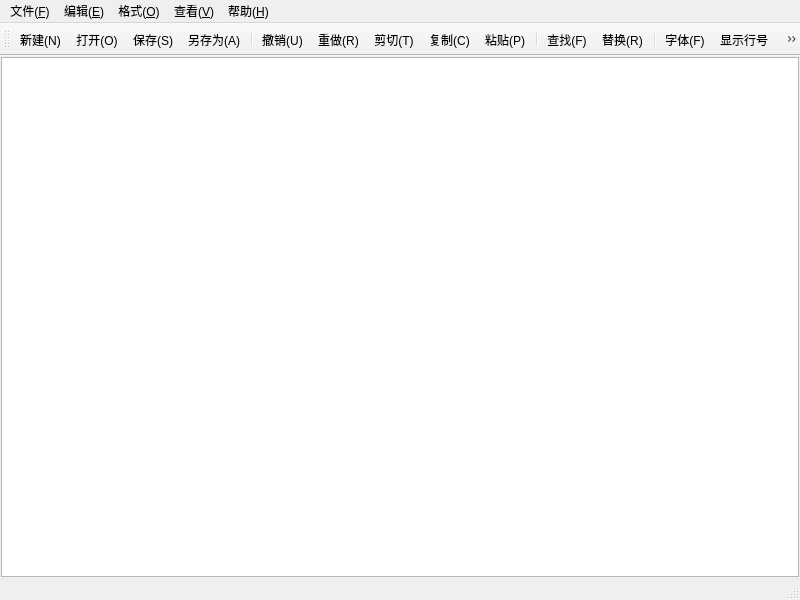
<?xml version="1.0" encoding="UTF-8"?>
<ui version="4.0">
 <class>MainWindow</class>
 <widget class="QMainWindow" name="MainWindow">
  <property name="geometry">
   <rect>
    <x>0</x>
    <y>0</y>
    <width>800</width>
    <height>600</height>
   </rect>
  </property>
  <property name="windowTitle">
   <string>MainWindow</string>
  </property>
  <property name="windowIcon">
   <iconset resource="res.qrc">
    <normaloff>:/icons/mainIcon.png</normaloff>:/icons/mainIcon.png</iconset>
  </property>
  <widget class="QWidget" name="centralwidget">
   <layout class="QHBoxLayout" name="horizontalLayout">
    <property name="spacing">
     <number>0</number>
    </property>
    <property name="leftMargin">
     <number>1</number>
    </property>
    <property name="topMargin">
     <number>1</number>
    </property>
    <property name="rightMargin">
     <number>1</number>
    </property>
    <property name="bottomMargin">
     <number>1</number>
    </property>
    <item>
     <widget class="CodeEditor" name="textEdit"/>
    </item>
   </layout>
  </widget>
  <widget class="QMenuBar" name="menubar">
   <property name="geometry">
    <rect>
     <x>0</x>
     <y>0</y>
     <width>800</width>
     <height>20</height>
    </rect>
   </property>
   <widget class="QMenu" name="menu">
    <property name="title">
     <string>文件(&amp;F)</string>
    </property>
    <addaction name="actionNew"/>
    <addaction name="actionOpen"/>
    <addaction name="actionSave"/>
    <addaction name="actionSaveAs"/>
    <addaction name="separator"/>
    <addaction name="actionExit"/>
   </widget>
   <widget class="QMenu" name="menu_E">
    <property name="title">
     <string>编辑(&amp;E)</string>
    </property>
    <addaction name="actionUndo"/>
    <addaction name="actionRedo"/>
    <addaction name="separator"/>
    <addaction name="actionCut"/>
    <addaction name="actionCopy"/>
    <addaction name="actionPaste"/>
    <addaction name="actionSelectAll"/>
    <addaction name="separator"/>
    <addaction name="actionFind"/>
    <addaction name="actionReplace"/>
   </widget>
   <widget class="QMenu" name="menu_O">
    <property name="title">
     <string>格式(&amp;O)</string>
    </property>
    <addaction name="actionFont"/>
    <addaction name="actionAutoWrap"/>
    <addaction name="actionLineNumber"/>
    <addaction name="separator"/>
    <addaction name="actionFontColor"/>
    <addaction name="actionEditorColor"/>
    <addaction name="actionFontBackgroundColor"/>
   </widget>
   <widget class="QMenu" name="menu_V">
    <property name="title">
     <string>查看(&amp;V)</string>
    </property>
    <addaction name="actionToolbar"/>
    <addaction name="actionStatusbar"/>
   </widget>
   <widget class="QMenu" name="menu_H">
    <property name="title">
     <string>帮助(&amp;H)</string>
    </property>
    <addaction name="actionAbout"/>
   </widget>
   <addaction name="menu"/>
   <addaction name="menu_E"/>
   <addaction name="menu_O"/>
   <addaction name="menu_V"/>
   <addaction name="menu_H"/>
  </widget>
  <widget class="QStatusBar" name="statusbar"/>
  <widget class="QToolBar" name="toolBar">
   <property name="windowTitle">
    <string>toolBar</string>
   </property>
   <attribute name="toolBarArea">
    <enum>TopToolBarArea</enum>
   </attribute>
   <attribute name="toolBarBreak">
    <bool>false</bool>
   </attribute>
   <addaction name="actionNew"/>
   <addaction name="actionOpen"/>
   <addaction name="actionSave"/>
   <addaction name="actionSaveAs"/>
   <addaction name="separator"/>
   <addaction name="actionUndo"/>
   <addaction name="actionRedo"/>
   <addaction name="actionCut"/>
   <addaction name="actionCopy"/>
   <addaction name="actionPaste"/>
   <addaction name="separator"/>
   <addaction name="actionFind"/>
   <addaction name="actionReplace"/>
   <addaction name="separator"/>
   <addaction name="actionFont"/>
   <addaction name="actionLineNumber"/>
   <addaction name="actionAutoWrap"/>
   <addaction name="separator"/>
   <addaction name="actionToolbar"/>
   <addaction name="actionStatusbar"/>
  </widget>
  <action name="actionNew">
   <property name="icon">
    <iconset resource="res.qrc">
     <normaloff>:/icons/newFile.png</normaloff>:/icons/newFile.png</iconset>
   </property>
   <property name="text">
    <string>新建(&amp;N)</string>
   </property>
   <property name="toolTip">
    <string>新建</string>
   </property>
   <property name="shortcut">
    <string>Ctrl+N</string>
   </property>
   <property name="menuRole">
    <enum>QAction::MenuRole::NoRole</enum>
   </property>
  </action>
  <action name="actionOpen">
   <property name="icon">
    <iconset resource="res.qrc">
     <normaloff>:/icons/openFile.png</normaloff>:/icons/openFile.png</iconset>
   </property>
   <property name="text">
    <string>打开(&amp;O)</string>
   </property>
   <property name="toolTip">
    <string>打开</string>
   </property>
   <property name="shortcut">
    <string>Ctrl+O</string>
   </property>
   <property name="menuRole">
    <enum>QAction::MenuRole::NoRole</enum>
   </property>
  </action>
  <action name="actionSave">
   <property name="icon">
    <iconset resource="res.qrc">
     <normaloff>:/icons/save.png</normaloff>:/icons/save.png</iconset>
   </property>
   <property name="text">
    <string>保存(&amp;S)</string>
   </property>
   <property name="toolTip">
    <string>保存</string>
   </property>
   <property name="shortcut">
    <string>Ctrl+S</string>
   </property>
   <property name="menuRole">
    <enum>QAction::MenuRole::NoRole</enum>
   </property>
  </action>
  <action name="actionSaveAs">
   <property name="icon">
    <iconset resource="res.qrc">
     <normaloff>:/icons/saveAs.png</normaloff>:/icons/saveAs.png</iconset>
   </property>
   <property name="text">
    <string>另存为(&amp;A)</string>
   </property>
   <property name="toolTip">
    <string>另存为</string>
   </property>
   <property name="menuRole">
    <enum>QAction::MenuRole::NoRole</enum>
   </property>
  </action>
  <action name="actionExit">
   <property name="icon">
    <iconset resource="res.qrc">
     <normaloff>:/icons/exit.png</normaloff>:/icons/exit.png</iconset>
   </property>
   <property name="text">
    <string>退出(&amp;E)</string>
   </property>
   <property name="toolTip">
    <string>退出</string>
   </property>
   <property name="menuRole">
    <enum>QAction::MenuRole::NoRole</enum>
   </property>
  </action>
  <action name="actionUndo">
   <property name="icon">
    <iconset resource="res.qrc">
     <normaloff>:/icons/undo.png</normaloff>:/icons/undo.png</iconset>
   </property>
   <property name="text">
    <string>撤销(&amp;U)</string>
   </property>
   <property name="toolTip">
    <string>撤销</string>
   </property>
   <property name="shortcut">
    <string>Ctrl+Z</string>
   </property>
   <property name="menuRole">
    <enum>QAction::MenuRole::NoRole</enum>
   </property>
  </action>
  <action name="actionCut">
   <property name="icon">
    <iconset resource="res.qrc">
     <normaloff>:/icons/cut.png</normaloff>:/icons/cut.png</iconset>
   </property>
   <property name="text">
    <string>剪切(&amp;T)</string>
   </property>
   <property name="toolTip">
    <string>剪切</string>
   </property>
   <property name="shortcut">
    <string>Ctrl+X</string>
   </property>
   <property name="menuRole">
    <enum>QAction::MenuRole::NoRole</enum>
   </property>
  </action>
  <action name="actionCopy">
   <property name="icon">
    <iconset resource="res.qrc">
     <normaloff>:/icons/copy.png</normaloff>:/icons/copy.png</iconset>
   </property>
   <property name="text">
    <string>复制(&amp;C)</string>
   </property>
   <property name="toolTip">
    <string>复制</string>
   </property>
   <property name="shortcut">
    <string>Ctrl+C</string>
   </property>
   <property name="menuRole">
    <enum>QAction::MenuRole::NoRole</enum>
   </property>
  </action>
  <action name="actionPaste">
   <property name="icon">
    <iconset resource="res.qrc">
     <normaloff>:/icons/paste.png</normaloff>:/icons/paste.png</iconset>
   </property>
   <property name="text">
    <string>粘贴(&amp;P)</string>
   </property>
   <property name="toolTip">
    <string>粘贴</string>
   </property>
   <property name="shortcut">
    <string>Ctrl+V</string>
   </property>
   <property name="menuRole">
    <enum>QAction::MenuRole::NoRole</enum>
   </property>
  </action>
  <action name="actionFind">
   <property name="icon">
    <iconset resource="res.qrc">
     <normaloff>:/icons/find.png</normaloff>:/icons/find.png</iconset>
   </property>
   <property name="text">
    <string>查找(&amp;F)</string>
   </property>
   <property name="toolTip">
    <string>查找</string>
   </property>
   <property name="shortcut">
    <string>Ctrl+F</string>
   </property>
   <property name="menuRole">
    <enum>QAction::MenuRole::NoRole</enum>
   </property>
  </action>
  <action name="actionReplace">
   <property name="icon">
    <iconset resource="res.qrc">
     <normaloff>:/icons/replase.png</normaloff>:/icons/replase.png</iconset>
   </property>
   <property name="text">
    <string>替换(&amp;R)</string>
   </property>
   <property name="toolTip">
    <string>替换</string>
   </property>
   <property name="shortcut">
    <string>Ctrl+H</string>
   </property>
   <property name="menuRole">
    <enum>QAction::MenuRole::NoRole</enum>
   </property>
  </action>
  <action name="actionFont">
   <property name="icon">
    <iconset resource="res.qrc">
     <normaloff>:/icons/font.png</normaloff>:/icons/font.png</iconset>
   </property>
   <property name="text">
    <string>字体(&amp;F)</string>
   </property>
   <property name="toolTip">
    <string>字体</string>
   </property>
   <property name="menuRole">
    <enum>QAction::MenuRole::NoRole</enum>
   </property>
  </action>
  <action name="actionAutoWrap">
   <property name="checkable">
    <bool>true</bool>
   </property>
   <property name="icon">
    <iconset resource="res.qrc">
     <normaloff>:/icons/autoWrap.png</normaloff>:/icons/autoWrap.png</iconset>
   </property>
   <property name="text">
    <string>自动换行(&amp;W)</string>
   </property>
   <property name="toolTip">
    <string>自动换行</string>
   </property>
   <property name="menuRole">
    <enum>QAction::MenuRole::NoRole</enum>
   </property>
  </action>
  <action name="actionToolbar">
   <property name="checkable">
    <bool>true</bool>
   </property>
   <property name="icon">
    <iconset resource="res.qrc">
     <normaloff>:/icons/toolbar.png</normaloff>:/icons/toolbar.png</iconset>
   </property>
   <property name="text">
    <string>工具栏(&amp;T)</string>
   </property>
   <property name="toolTip">
    <string>工具栏</string>
   </property>
   <property name="menuRole">
    <enum>QAction::MenuRole::NoRole</enum>
   </property>
  </action>
  <action name="actionStatusbar">
   <property name="checkable">
    <bool>true</bool>
   </property>
   <property name="icon">
    <iconset resource="res.qrc">
     <normaloff>:/icons/statusbar.png</normaloff>:/icons/statusbar.png</iconset>
   </property>
   <property name="text">
    <string>状态栏(&amp;S)</string>
   </property>
   <property name="toolTip">
    <string>状态栏</string>
   </property>
   <property name="menuRole">
    <enum>QAction::MenuRole::NoRole</enum>
   </property>
  </action>
  <action name="actionRedo">
   <property name="icon">
    <iconset resource="res.qrc">
     <normaloff>:/icons/redo.png</normaloff>:/icons/redo.png</iconset>
   </property>
   <property name="text">
    <string>重做(&amp;R)</string>
   </property>
   <property name="toolTip">
    <string>重做</string>
   </property>
   <property name="shortcut">
    <string>Ctrl+Shift+Z</string>
   </property>
   <property name="menuRole">
    <enum>QAction::MenuRole::NoRole</enum>
   </property>
  </action>
  <action name="actionSelectAll">
   <property name="icon">
    <iconset resource="res.qrc">
     <normaloff>:/icons/selectAll.png</normaloff>:/icons/selectAll.png</iconset>
   </property>
   <property name="text">
    <string>全选(&amp;A)</string>
   </property>
   <property name="toolTip">
    <string>全选</string>
   </property>
   <property name="shortcut">
    <string>Ctrl+A</string>
   </property>
   <property name="menuRole">
    <enum>QAction::MenuRole::NoRole</enum>
   </property>
  </action>
  <action name="actionAbout">
   <property name="icon">
    <iconset resource="res.qrc">
     <normaloff>:/icons/about.png</normaloff>:/icons/about.png</iconset>
   </property>
   <property name="text">
    <string>关于(&amp;A)</string>
   </property>
   <property name="toolTip">
    <string>关于</string>
   </property>
   <property name="menuRole">
    <enum>QAction::MenuRole::AboutRole</enum>
   </property>
  </action>
  <action name="actionLineNumber">
   <property name="checkable">
    <bool>true</bool>
   </property>
   <property name="icon">
    <iconset resource="res.qrc">
     <normaloff>:/icons/lineNumber.png</normaloff>:/icons/lineNumber.png</iconset>
   </property>
   <property name="text">
    <string>显示行号</string>
   </property>
   <property name="toolTip">
    <string>显示行号</string>
   </property>
   <property name="shortcut">
    <string>Ctrl+L</string>
   </property>
   <property name="menuRole">
    <enum>QAction::MenuRole::NoRole</enum>
   </property>
  </action>
  <action name="actionFontColor">
   <property name="icon">
    <iconset resource="res.qrc">
     <normaloff>:/icons/fontColor.png</normaloff>:/icons/fontColor.png</iconset>
   </property>
   <property name="text">
    <string>字体颜色</string>
   </property>
   <property name="toolTip">
    <string>字体颜色</string>
   </property>
   <property name="menuRole">
    <enum>QAction::MenuRole::NoRole</enum>
   </property>
  </action>
  <action name="actionEditorColor">
   <property name="icon">
    <iconset resource="res.qrc">
     <normaloff>:/icons/editorColor.png</normaloff>:/icons/editorColor.png</iconset>
   </property>
   <property name="text">
    <string>编辑器背景色</string>
   </property>
   <property name="toolTip">
    <string>编辑器背景色</string>
   </property>
   <property name="menuRole">
    <enum>QAction::MenuRole::NoRole</enum>
   </property>
  </action>
  <action name="actionFontBackgroundColor">
   <property name="icon">
    <iconset resource="res.qrc">
     <normaloff>:/icons/fontBackgroundColor.png</normaloff>:/icons/fontBackgroundColor.png</iconset>
   </property>
   <property name="text">
    <string>字体背景色</string>
   </property>
   <property name="toolTip">
    <string>字体背景色</string>
   </property>
   <property name="menuRole">
    <enum>QAction::MenuRole::NoRole</enum>
   </property>
  </action>
 </widget>
 <customwidgets>
  <customwidget>
   <class>CodeEditor</class>
   <extends>QPlainTextEdit</extends>
   <header location="global">codeeditor.h</header>
  </customwidget>
 </customwidgets>
 <resources>
  <include location="res.qrc"/>
 </resources>
 <connections/>
</ui>
